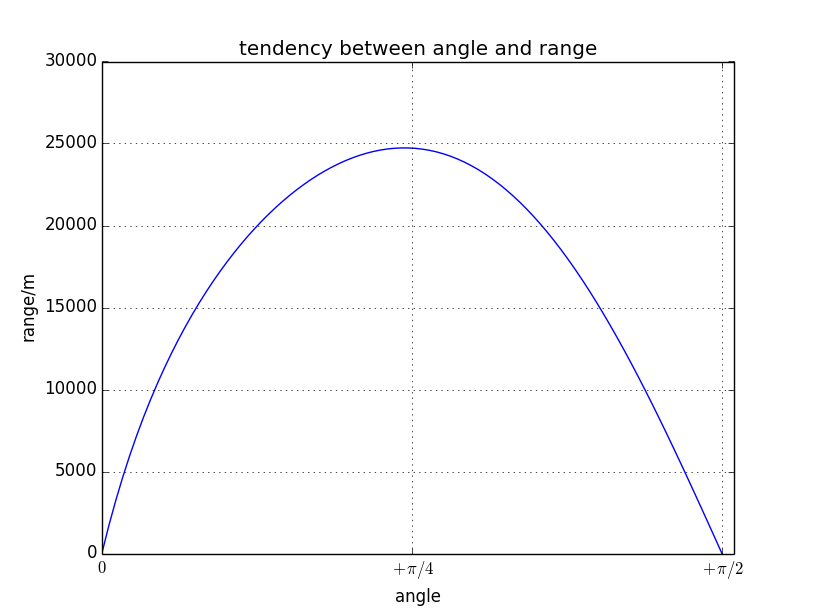

Python code for this plot:
import numpy as np
import math
from pylab import *

# define the function which do the calculation with correction

def with_cor(angle):

    # initialize

    x=[0.0]
    y=[0.0]
    vx=[700.0*np.cos(angle)]
    vy=[700.0*np.sin(angle)]
    v=[700.0]
    dt=0.02
    p1=4.0*pow(10.0,-5.0)
    p2=6.5*pow(10.0,-3.0)/280.0
    g=9.8
    alpha=2.5

    # calculate the trajectory

    while y[-1]>=0:
        x_new = x[-1] + vx[-1]*dt
        y_new = y[-1] + vy[-1]*dt
        vx_new = vx[-1] - p1*pow(1-p2*y[-1],alpha)*v[-1]*vx[-1]*dt
        vy_new = vy[-1] - p1*pow(1-p2*y[-1],alpha)*v[-1]*vy[-1]*dt - g*dt
        v_new = math.sqrt(vx_new**2 + vy_new**2) 
        x.append(x_new)
        y.append(y_new)
        vx.append(vx_new)
        vy.append(vy_new)
        v.append(v_new)

    # determine the land point

    r = -float(y[-2]/y[-1])
    xl = (x[-2]+r*x[-1])/(r+1)
    yl=0
    x[-1] = xl
    y[-1] = yl

    # result

    return (x,y)


# get some values of angles and ranges

angles = np.linspace(0,np.pi/2,90)
range_=[]

for i in angles:
    r=with_cor(i)[0][-1]
    range_.append(r)

range__=array(range_)

# plot

plot(angles,range__,'b-')
grid(True)

title('tendency between angle and range')
xlabel('angle')
xticks([0,np.pi/4,np.pi/2],[r'$0$',r'$+\pi/4$',r'$+\pi/2$'])
ylabel('range/m')
ylim(0,30000)

show()
